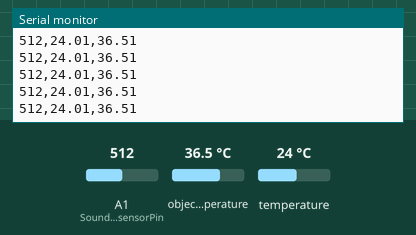
Simulated run of this sketch. Board: Arduino Uno, built with avr-gcc and run on an emulated ATmega328P. Shown: the last lines printed to the serial monitor. The test bench sets the inputs (shaded band); at power-on: A1 (Sound1_sensorPin) = 512, object temperature 36.5 °C, temperature 24 °C.

Above: at 1.2 s.
1.3 s: A1 (Sound1_sensorPin) set to 110
At 2.3 s:
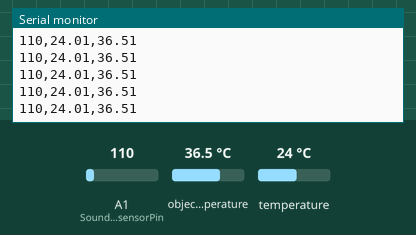
2.8 s: A1 (Sound1_sensorPin) set to 93
At 3.5 s:
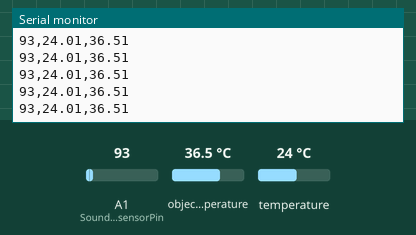
Timing chart, 0 to 5.8 s (numbered marks = the images above; inputs shaded):
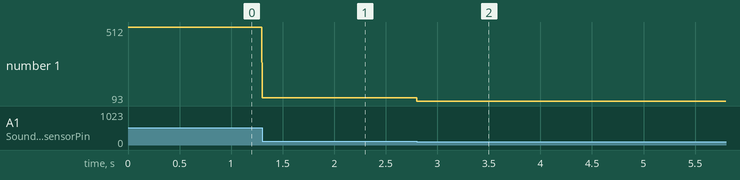

Measured:
- after the input at 1.3 s, the serial monitor: prints a new line at once (image 1)
- after the input at 2.8 s, the serial monitor: prints a new line at once (image 2)
- plotted number 1: 512 → 110 after the input at 1.3 s, 110 → 93 after the input at 2.8 s

The sketch:

23.05.19_Sensors.ino
```cpp
#include <Adafruit_MLX90614.h>

Adafruit_MLX90614 mlx = Adafruit_MLX90614();

//int Vibration_sensorPin = A0;
int Sound1_sensorPin = A1;
// int Sound2_sensorPin = A2;
//int Flame_sensorPin = 7;

void setup() {
  // put your setup code here, to run once:
  Serial.begin(2000000);
  //pinMode(Vibration_sensorPin, INPUT);
  pinMode(Sound1_sensorPin, INPUT);
  // pinMode(Sound2_sensorPin, INPUT);
  //pinMode(Flame_sensorPin, INPUT);

// IR_Sensor 코드(필요 없을시 지워도 무방함.)
  while (!Serial);

  // Serial.println("Adafruit MLX90614 test");

  if (!mlx.begin()) {
    Serial.println("Error connecting to MLX sensor. Check wiring.");
    while (1);
  };

  // Serial.print("Emissivity = "); Serial.println(mlx.readEmissivity());
  // Serial.println("================================================");
// IR_Sensor 코드
}

void loop() {
  // put your main code here, to run repeatedly:
  //int Vibration_value = analogRead(Vibration_sensorPin);
  int Sound1_value = analogRead(Sound1_sensorPin);
  // int Sound2_value = analogRead(Sound2_sensorPin);
  //int Flame_value = digitalRead(Flame_sensorPin);

  // Serial.print("Vibration Sensor Value: ");
  //Serial.print(Vibration_value); Serial.print(",");

  // Serial.print("Sound1 Sensor Value: ");
  Serial.print(Sound1_value); Serial.print(",");

  // Serial.print("Sound2 Sensor Value: ");
  // Serial.print(Sound2_value); Serial.print(",");

  // Serial.print("Ambient = ");
  Serial.print(mlx.readAmbientTempC()); // 주변 온도
  Serial.print(",");
  Serial.println(mlx.readObjectTempC()); //Serial.println("*C"); // 타겟 온도
  //Serial.print(",");
  // Serial.print("Ambient = "); Serial.print(mlx.readAmbientTempF()); // 주변 온도
  // Serial.print("*F\tObject = "); Serial.print(mlx.readObjectTempF()); Serial.println("*F"); // 타겟 온도

   //if(Flame_value == 0){ // 0값이 나오면 화재 발생
   //  Serial.println(0);
   //}
   //else{ // 평소에는 1값이 나옴.
   //  Serial.println(1);
   //}
  delay(0.1); // delay(1) 0.001초 간격
}
```
